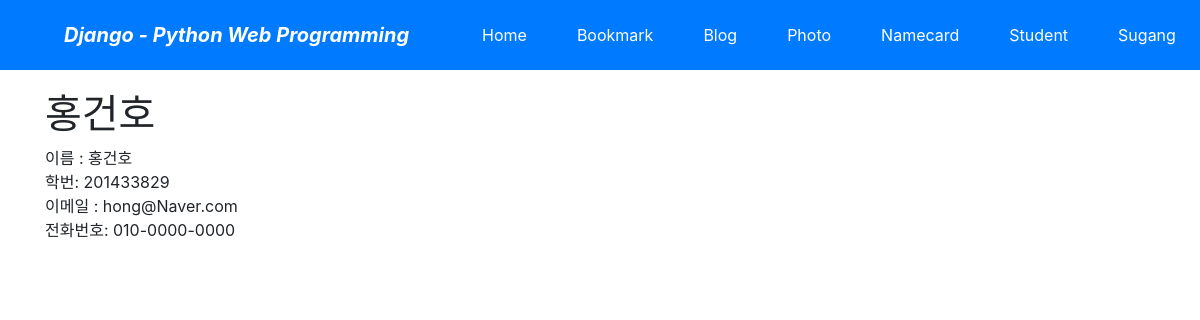
The page /student/2/ on the database its author committed.
### student/models.py (models this page shows, shortened)
class Student(models.Model):
    name = models.CharField(verbose_name='NAME', max_length=50)
    number = models.CharField('NUMBER', unique=True, max_length=100, help_text='학번 입력')
    major = models.CharField('MAJOR', max_length=100, blank=False, help_text='전공 입력')
    tel = models.CharField('MOBILE', max_length=50, blank=False)
    email = models.EmailField('EMAIL', max_length=50, blank=True)
    create_dt = models.DateTimeField('CREATE DATE', auto_now_add=True)
    modify_dt = models.DateTimeField('MODIFY DATE', auto_now=True)
    owner = models.ForeignKey(User, on_delete=models.CASCADE, blank=True, null=True)
    class Meta:
        verbose_name = 'student'
        verbose_name_plural = 'students'
        ordering = ('-modify_dt',)

### student/views.py (the view)
# urls.py: path('<int:pk>/', StudentDV.as_view(), name='detail'),
class StudentDV(DetailView):
    model = Student
    context_object_name = 'students'

### student/templates/student/student_detail.html (shortened to what this page needs)
{% extends "base.html" %}
{% block content %}
            <h1>{{object.name}}</h1>
                이름 : {{object.name}}<br/>
                학번: {{object.number}}<br/>
                이메일 : {{object.email}}<br/>
                전화번호: {{object.tel}}<br/>
{% endblock %}

### rows shown on the page
Student: name "홍건호", number "201433829", email "hong@Naver.com", tel "010-0000-0000"
